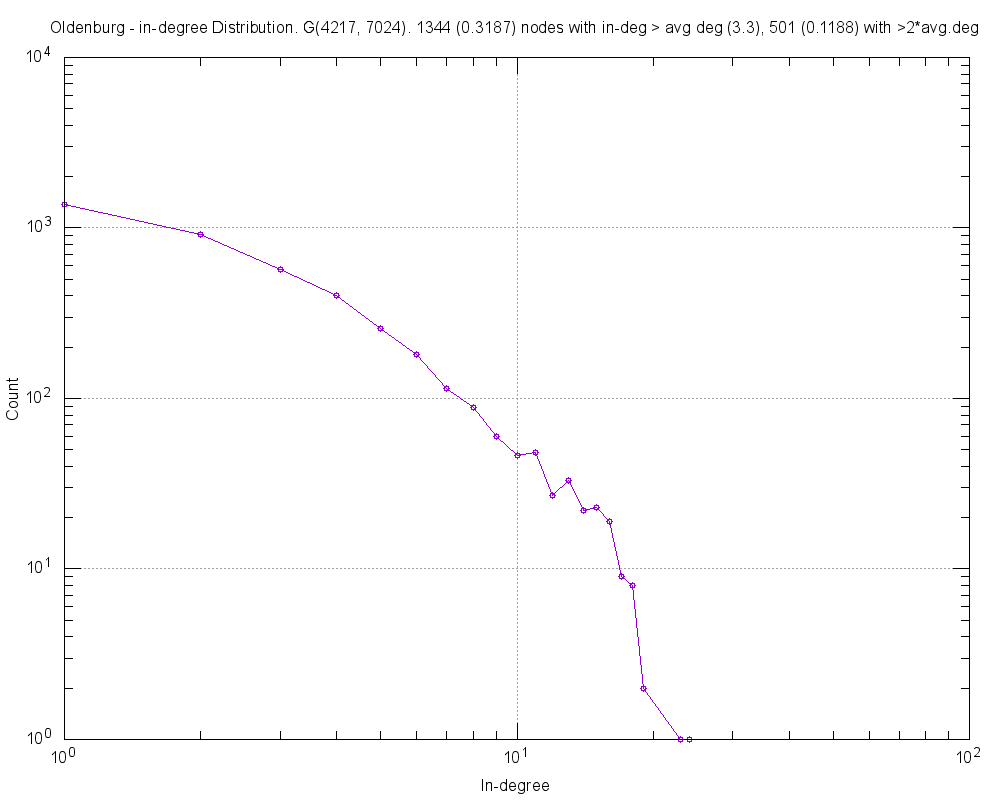

This chart was generated by the following gnuplot code:
#
# Oldenburg - in-degree Distribution. G(4217, 7024). 1344 (0.3187) nodes with in-deg > avg deg (3.3), 501 (0.1188) with >2*avg.deg (Tue Dec  8 13:51:29 2015)
#

set title "Oldenburg - in-degree Distribution. G(4217, 7024). 1344 (0.3187) nodes with in-deg > avg deg (3.3), 501 (0.1188) with >2*avg.deg"
set key bottom right
set logscale xy 10
set format x "10^{%L}"
set mxtics 10
set format y "10^{%L}"
set mytics 10
set grid
set xlabel "In-degree"
set ylabel "Count"
set tics scale 2
set terminal png size 1000,800
set output 'inDeg.examplemodelOLEdges_MDS.txt.png'
plot 	"inDeg.examplemodelOLEdges_MDS.txt.tab" using 1:2 title "" with linespoints pt 6
